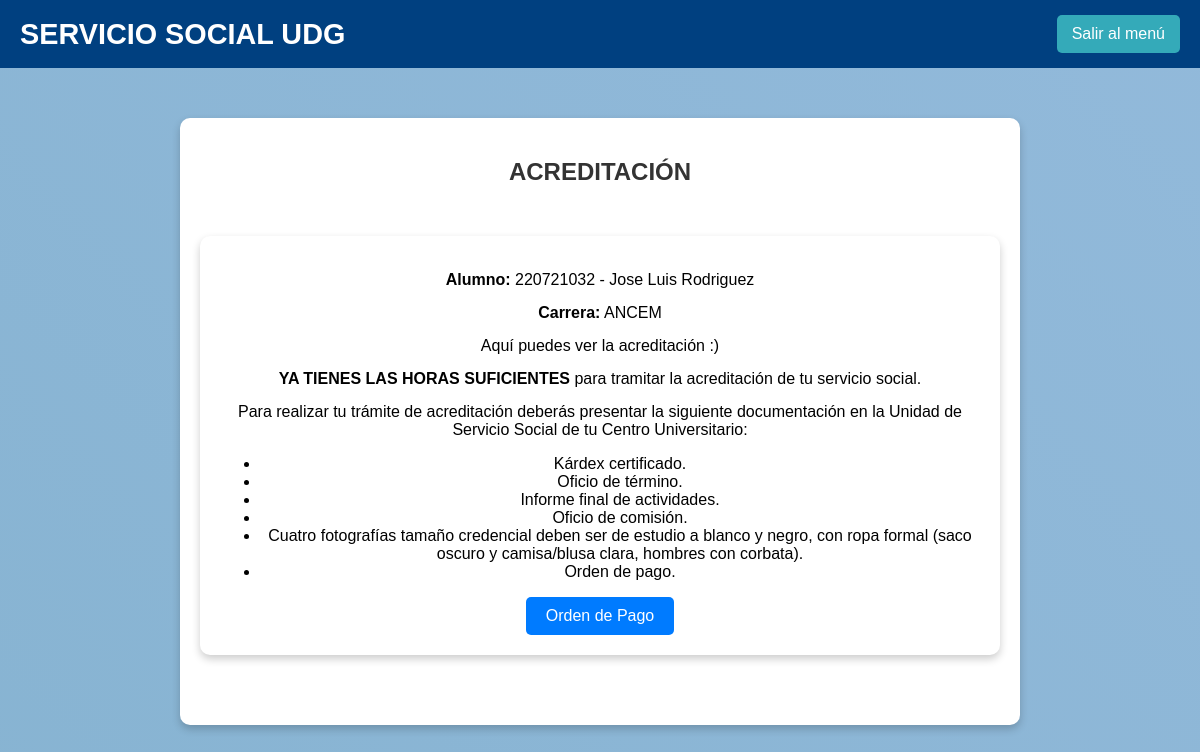
/src/acreditacion.php (signed in), run on the app's committed database.
### tables this page shows
CREATE TABLE IF NOT EXISTS `alumno` (
  `codigoAlumno` int NOT NULL,
  `nombreAlumno` varchar(50) NOT NULL,
  `curp` varchar(50) NOT NULL,
  `domicilio` varchar(50) NOT NULL,
  `fechaNac` date NOT NULL,
  `colonia` varchar(50) NOT NULL,
  `codigoPostal` int NOT NULL,
  `pais` varchar(50) NOT NULL,
  `estado` varchar(50) NOT NULL,
  `ciudad` varchar(50) NOT NULL,
  `correoAlumno` varchar(50) NOT NULL,
  `telefono` varchar(15) NOT NULL,
  `trabajoBool` tinyint(1) NOT NULL,
  `empresa` varchar(50) NOT NULL DEFAULT 'NA',
  `IdUsuario` int NOT NULL,
  PRIMARY KEY (`codigoAlumno`),
  KEY `fk_alumnos_usuarios` (`IdUsuario`)
);

CREATE TABLE IF NOT EXISTS `registro` (
  `idRegistro` int NOT NULL AUTO_INCREMENT,
  `Centro` varchar(100) NOT NULL,
  `Carrera` varchar(100) NOT NULL,
  `CreditosRequeridos` decimal(5,2) NOT NULL,
  `Sede` varchar(100) NOT NULL,
  `codigoAlumno` int NOT NULL,
  `Alumno` varchar(100) NOT NULL,
  `CicloAdmision` varchar(10) NOT NULL,
  `UltimoCicloCursado` varchar(10) NOT NULL,
  `Estatus` enum('Activo','Inactivo','Egresado') NOT NULL,
  `Promedio` decimal(4,2) NOT NULL,
  `Creditos` int NOT NULL,
  `Porcentaje` decimal(5,2) NOT NULL,
  `IdUsuario` int NOT NULL,
  `Registro` tinyint(1) NOT NULL DEFAULT '0',
  PRIMARY KEY (`idRegistro`),
  KEY `fk_registro_alumno` (`codigoAlumno`),
  KEY `fk_registro_usuario` (`IdUsuario`)
);

### src/acreditacion.php (the view, shortened to what this page needs)
<?php
    $servername = "localhost";
    $username = "root";
    $password = "";
    $dbname = "nextss_db";
    $conn = new mysqli($servername, $username, $password, $dbname);
    $user_id = $_SESSION['id_usuario'];
    $sql = "SELECT a.codigoAlumno, a.nombreAlumno, r.Carrera
            FROM alumno a
            JOIN registro r ON a.codigoAlumno = r.codigoAlumno
            WHERE a.IdUsuario = ?";
    $stmt = $conn->prepare($sql);
    $stmt->bind_param("i", $user_id);
    $stmt->execute();
    $result = $stmt->get_result();
    if ($result->num_rows > 0) {
        $row = $result->fetch_assoc();
        $codigoAlumno = $row['codigoAlumno'];
        $nombreAlumno = $row['nombreAlumno'];
        $carrera = $row['Carrera'];
    } else {
        $codigoAlumno = "No disponible";
        $nombreAlumno = "No disponible";
        $carrera = "No disponible";
    }
?>
<!DOCTYPE html>
<html lang="es">
<head>
</head>
<body>
    <div class="header">
        <h1>SERVICIO SOCIAL UDG</h1>
        <a href="cart.php" class="logout-button">Salir al menú</a>
    </div>
    <div class="container">
        <h2>ACREDITACIÓN</h2>
        <div class="container">
            <p><strong>Alumno:</strong> <?php echo $codigoAlumno . " - " . $nombreAlumno; ?></p>
            <p><strong>Carrera:</strong> <?php echo $carrera; ?></p>
            <p>Aquí puedes ver la acreditación :)</p>
            <div class="info">
                <p><strong>YA TIENES LAS HORAS SUFICIENTES</strong> para tramitar la acreditación de tu servicio social.</p>
                <p>Para realizar tu trámite de acreditación deberás presentar la siguiente documentación en la Unidad de Servicio Social de tu Centro Universitario:</p>
                <ul>
                    <li>Kárdex certificado.</li>
                    <li>Oficio de término.</li>
                    <li>Informe final de actividades.</li>
                    <li>Oficio de comisión.</li>
                    <li>Cuatro fotografías tamaño credencial deben ser de estudio a blanco y negro, con ropa formal (saco oscuro y camisa/blusa clara, hombres con corbata).</li>
                    <li>Orden de pago.</li>
                </ul>
            </div>
            <div class="btn-container">
                <a href="generar_pdf.php" class="btn-download">Orden de Pago</a>
            </div>
        </div>
    </div>
</body>
</html>

### src/acreditacion.php (style rules this page uses)
body { font-family: Arial, sans-serif; margin: 0; padding: 0; height: 100vh; background: linear-gradient(45deg, #a2c2e7, #86b3d1, #a2c2e7, #86b3d1); background-size: 800% 800%; animation: gradientAnimation 2s ease infinite; }
.header { display: flex; justify-content: space-between; align-items: center; background-color: #004080; color: white; padding: 15px 20px; font-family: Arial, sans-serif; }
.header h1 { margin: 0; font-size: 1.8rem; }
.logout-button { background-color:rgb(52, 170, 185); color: white; padding: 10px 15px; text-decoration: none; border-radius: 5px; font-size: 1rem; }
.container { max-width: 800px; margin: 50px auto; background: white; padding: 20px; border-radius: 10px; box-shadow: 0 4px 8px rgba(0, 0, 0, 0.2); text-align: center; }
h2 { color: #333; }
p { margin: 15px 0; font-size: 16px; }
.btn-download, .btn-back { display: inline-block; background-color: #007bff; color: white; padding: 10px 20px; text-decoration: none; border-radius: 5px; transition: background-color 0.3s; }

### data on the page
alumno: codigoAlumno "220721032", nombreAlumno "Jose Luis Rodriguez", registro.Carrera "ANCEM"
